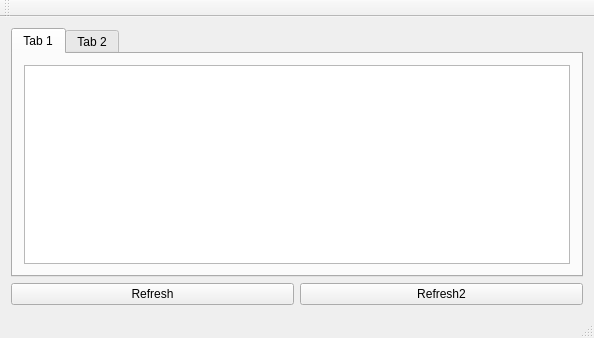
<?xml version="1.0" encoding="UTF-8"?>
<ui version="4.0">
 <class>MainWindow</class>
 <widget class="QMainWindow" name="MainWindow">
  <property name="geometry">
   <rect>
    <x>0</x>
    <y>0</y>
    <width>594</width>
    <height>338</height>
   </rect>
  </property>
  <property name="windowTitle">
   <string>qqtdicttest6</string>
  </property>
  <widget class="QWidget" name="centralWidget">
   <layout class="QGridLayout" name="gridLayout">
    <item row="1" column="0">
     <widget class="QPushButton" name="pushButton">
      <property name="text">
       <string>Refresh</string>
      </property>
     </widget>
    </item>
    <item row="1" column="1">
     <widget class="QPushButton" name="pushButton_2">
      <property name="text">
       <string>Refresh2</string>
      </property>
     </widget>
    </item>
    <item row="0" column="0" colspan="2">
     <widget class="QTabWidget" name="tabWidget">
      <property name="currentIndex">
       <number>0</number>
      </property>
      <widget class="QWidget" name="tab">
       <attribute name="title">
        <string>Tab 1</string>
       </attribute>
       <layout class="QHBoxLayout" name="horizontalLayout_2">
        <item>
         <widget class="QTreeView" name="treeView"/>
        </item>
       </layout>
      </widget>
      <widget class="QWidget" name="tab_2">
       <attribute name="title">
        <string>Tab 2</string>
       </attribute>
       <layout class="QHBoxLayout" name="horizontalLayout">
        <item>
         <widget class="QTextBrowser" name="textBrowser"/>
        </item>
       </layout>
      </widget>
     </widget>
    </item>
   </layout>
  </widget>
  <widget class="QMenuBar" name="menuBar">
   <property name="geometry">
    <rect>
     <x>0</x>
     <y>0</y>
     <width>594</width>
     <height>22</height>
    </rect>
   </property>
  </widget>
  <widget class="QToolBar" name="mainToolBar">
   <attribute name="toolBarArea">
    <enum>TopToolBarArea</enum>
   </attribute>
   <attribute name="toolBarBreak">
    <bool>false</bool>
   </attribute>
  </widget>
  <widget class="QStatusBar" name="statusBar"/>
 </widget>
 <layoutdefault spacing="6" margin="11"/>
 <resources/>
 <connections/>
</ui>
